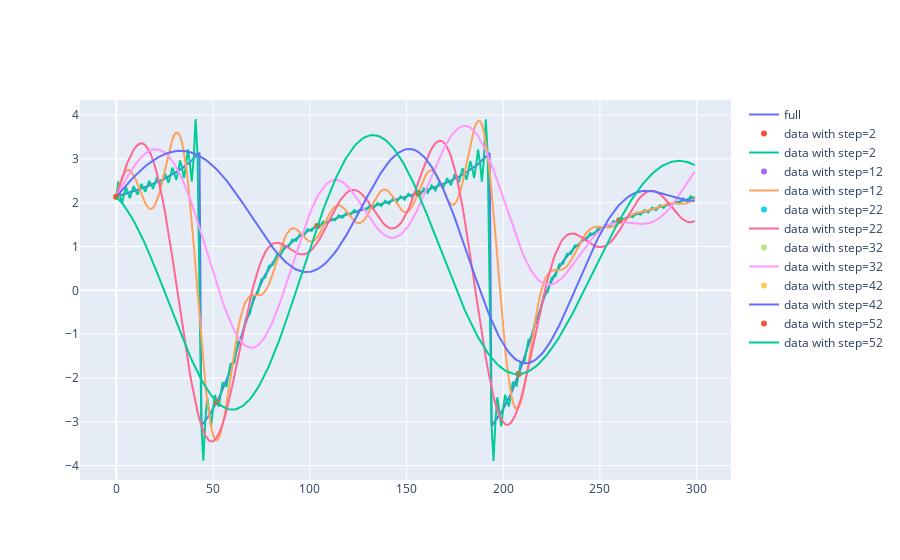

The cell this chart's notebook holds for it:
### Code cell
n = 300
fig = go.Figure()
fig.add_trace(go.Scatter(y=y[:n], name="full"))

for step, x_interp in interps.items():
    fig.add_trace(go.Scatter(y=x[:n], name=f"data with {step=}", mode="markers"))
    fig.add_trace(go.Scatter(y=x_interp[:n], name=f"data with {step=}"))

fig.update_layout(height=800)
fig

### Figure 1 — Plotly figure (JSON) as saved in the notebook; plotly's stock layout.template omitted (floating-point values rounded to 4 significant figures; data arrays with more than 128 entries replaced by an {"elided": "..."} marker saying what was removed)
{"data": [{"name": "full", "type": "scatter", "y": {"elided": "300 float values"}}, {"mode": "markers", "name": "data with step=2", "type": "scatter", "y": {"elided": "300 float values"}}, {"name": "data with step=2", "type": "scatter", "y": {"elided": "300 float values"}}, {"mode": "markers", "name": "data with step=12", "type": "scatter", "y": {"elided": "300 float values"}}, {"name": "data with step=12", "type": "scatter", "y": {"elided": "300 float values"}}, {"mode": "markers", "name": "data with step=22", "type": "scatter", "y": {"elided": "300 float values"}}, {"name": "data with step=22", "type": "scatter", "y": {"elided": "300 float values"}}, {"mode": "markers", "name": "data with step=32", "type": "scatter", "y": {"elided": "300 float values"}}, {"name": "data with step=32", "type": "scatter", "y": {"elided": "300 float values"}}, {"mode": "markers", "name": "data with step=42", "type": "scatter", "y": {"elided": "300 float values"}}, {"name": "data with step=42", "type": "scatter", "y": {"elided": "300 float values"}}, {"mode": "markers", "name": "data with step=52", "type": "scatter", "y": {"elided": "300 float values"}}, {"name": "data with step=52", "type": "scatter", "y": {"elided": "300 float values"}}], "layout": {"autosize": true, "xaxis": {"autorange": true, "range": [-18.05, 317.1]}, "yaxis": {"autorange": true, "range": [-4.33, 4.346], "type": "linear"}}}
